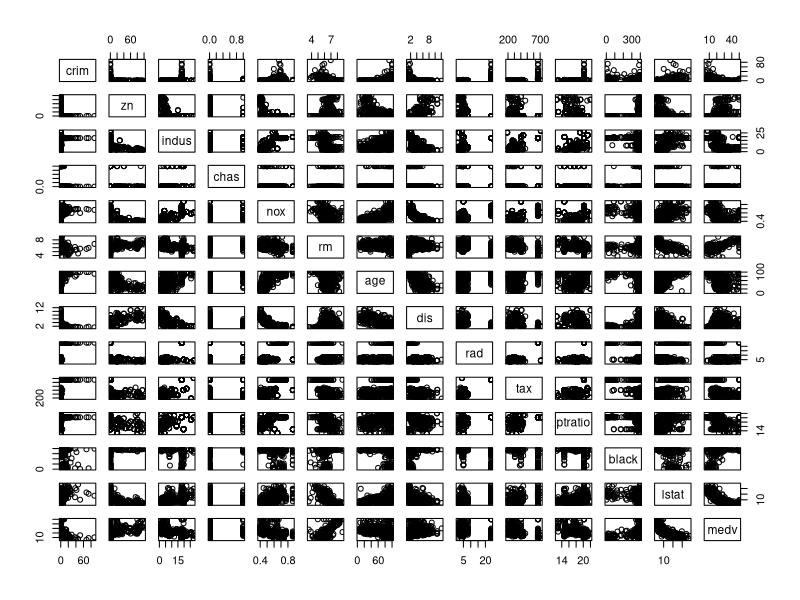
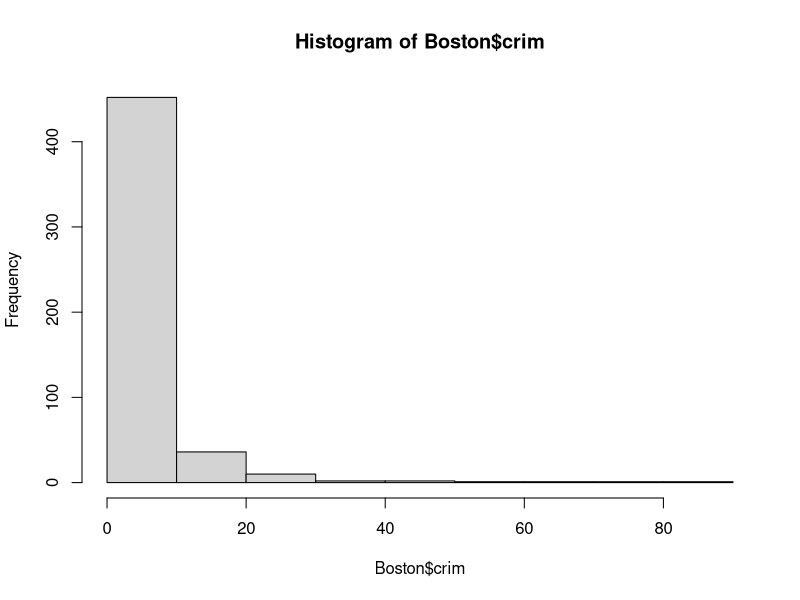
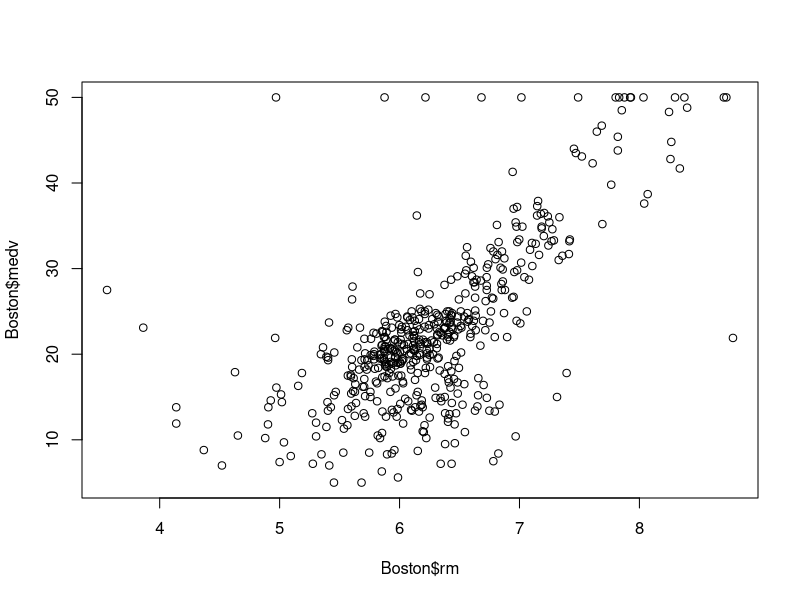
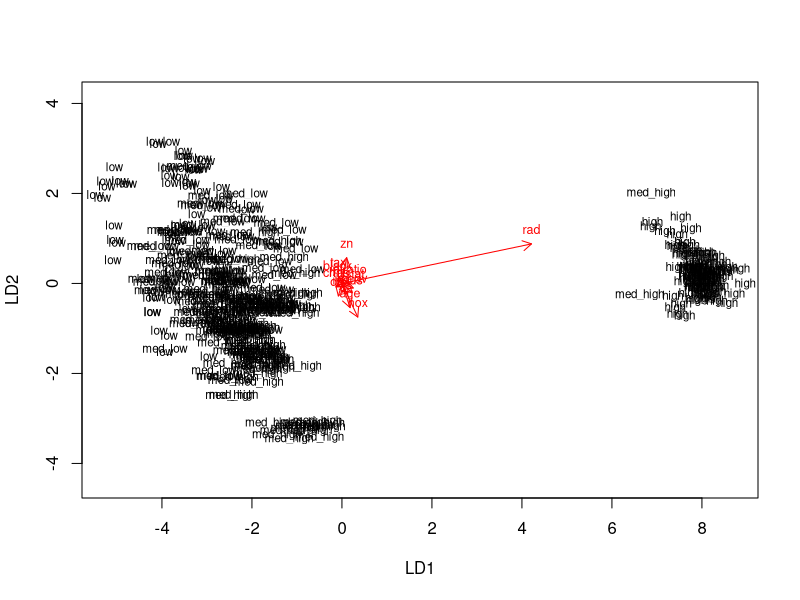
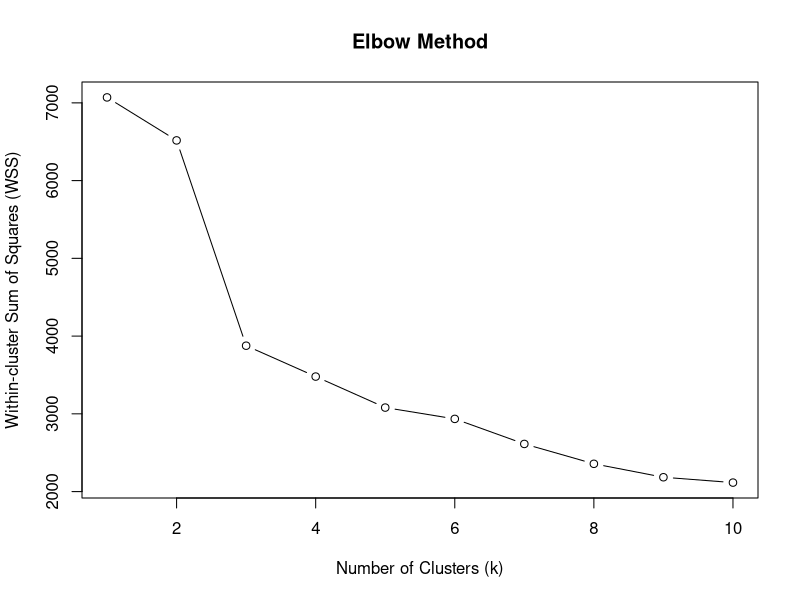
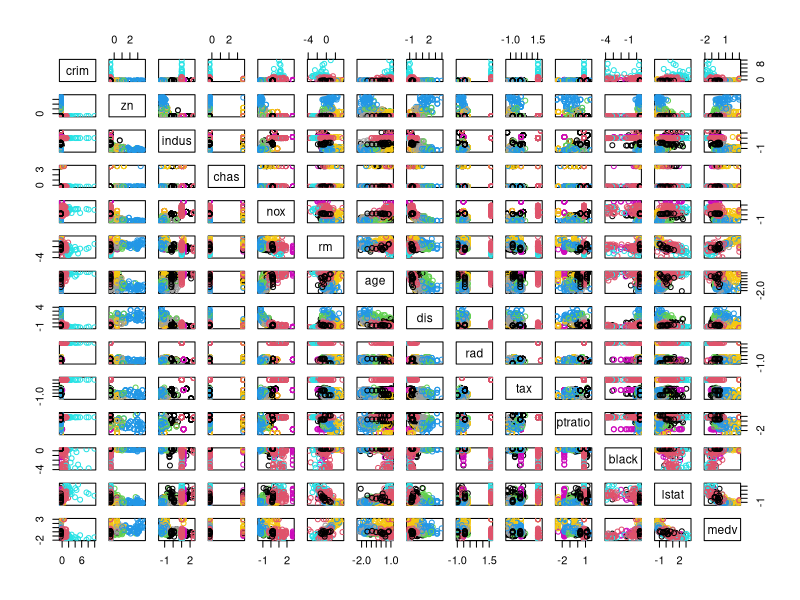

Here is the R script that generated these plots, in order:
## ---- chunk 1
# Access the MASS package
library(MASS)

# Obtain the dataset Boston titled "Housing Values in Suburbs of Boston"
data("Boston")

# Checking how the Boston dataset looks like
str(Boston)
dim(Boston)
summary(Boston)

# Matrix of the variables
pairs(Boston)

## ---- chunk 2
# Histograms for crime rates:
hist(Boston$crim)
## ---- chunk 3
# Scatterplot for average room numbers per property vs median value of owner occupied homes:
plot(Boston$rm, Boston$medv)

## ---- chunk 4
boston_s <- scale(Boston)

summary(boston_s)

class(boston_s) # here boston_s is matrix/ array type data, we will make it into a dataset.

boston_s <-as.data.frame(boston_s) # now it is a data frame

# check how standardized crime values look like compared to previously:

summary(boston_s$crim)
summary(Boston$crim)

# Max was 88.9 and when standardized it is 9.92. Now all our variables are on a more directly comparable scale.

# Quantile variable creation:
bins <- quantile(boston_s$crim)
bins

# Turn that into a categorical variable 'crime'
boston_s$crime <- cut(boston_s$crim, breaks = bins, labels = c("low", "med_low", "med_high", "high"))

# look at the table of the new factor crime
summary(boston_s$crime)

# remove original crim from the scaled dataset
boston_s <- dplyr::select(boston_s, -crim)

# Now we have to divide the dataset to train and test sets so that 80% of the data belongs to the train set.

# number of rows in the Boston dataset 
str(boston_s) # it is 506

n <- 506

# choose randomly 80% of the rows
ind <- sample(n,  size = n * 0.8, replace = FALSE)

# create train set
train <- boston_s[ind, ]

# create test set 
test <- boston_s[-ind, ]

# save the correct classes from test data
correct_classes <- test$crime

# remove the crime variable from test data
test <- dplyr::select(test, -crime)

## ---- chunk 5
# linear discriminant analysis
lda.fit <- lda(crime ~ ., data = train)

# print the lda.fit object
lda.fit

# the function for lda biplot arrows
lda.arrows <- function(x, myscale = 1, arrow_heads = 0.1, color = "red", tex = 0.75, choices = c(1,2)){
  heads <- coef(x)
  graphics::arrows(x0 = 0, y0 = 0, 
         x1 = myscale * heads[,choices[1]], 
         y1 = myscale * heads[,choices[2]], col=color, length = arrow_heads)
  text(myscale * heads[,choices], labels = row.names(heads), 
       cex = tex, col=color, pos=3)
}

# target classes as numeric
correct_classes <- as.numeric(train$crime)

# plot the lda results (select both lines and execute them at the same time!)
plot(lda.fit, dimen = 2)

lda.arrows(lda.fit, myscale = 1)

## ---- chunk 6
library(GGally)
library(ggplot2)

data("Boston")
# Scale the whole original dataset Boston
bosnew <- scale(Boston)
summary(bosnew)
# Calculate distances between observations (using Euclidean distance)
distances <- dist(bosnew)

# Run k-means algorithm on the dataset
# For initial exploration, choose an arbitrary number of clusters, e.g., k = 4
k <- 4
kmeans_result <- kmeans(bosnew, centers = k)

# Elbow method to determine the optimal number of clusters
wss <- numeric(10)  # Within-cluster sum of squares
for (i in 1:10) {
  kmeans_temp <- kmeans(bosnew, centers = i)
  wss[i] <- kmeans_temp$tot.withinss
}

# Plot the Elbow curve
plot(1:10, wss, type = "b", xlab = "Number of Clusters (k)", ylab = "Within-cluster Sum of Squares (WSS)", main = "Elbow Method")

# 8 seems to be the optimal number of clusters. Re-run k-means with the optimal number of clusters
optimal_k <- 8 #Choose the optimal number of clusters based on the Elbow plot
kmeans_optimal <- kmeans(bosnew, centers = optimal_k)

pairs(bosnew, col = kmeans_optimal$cluster)

